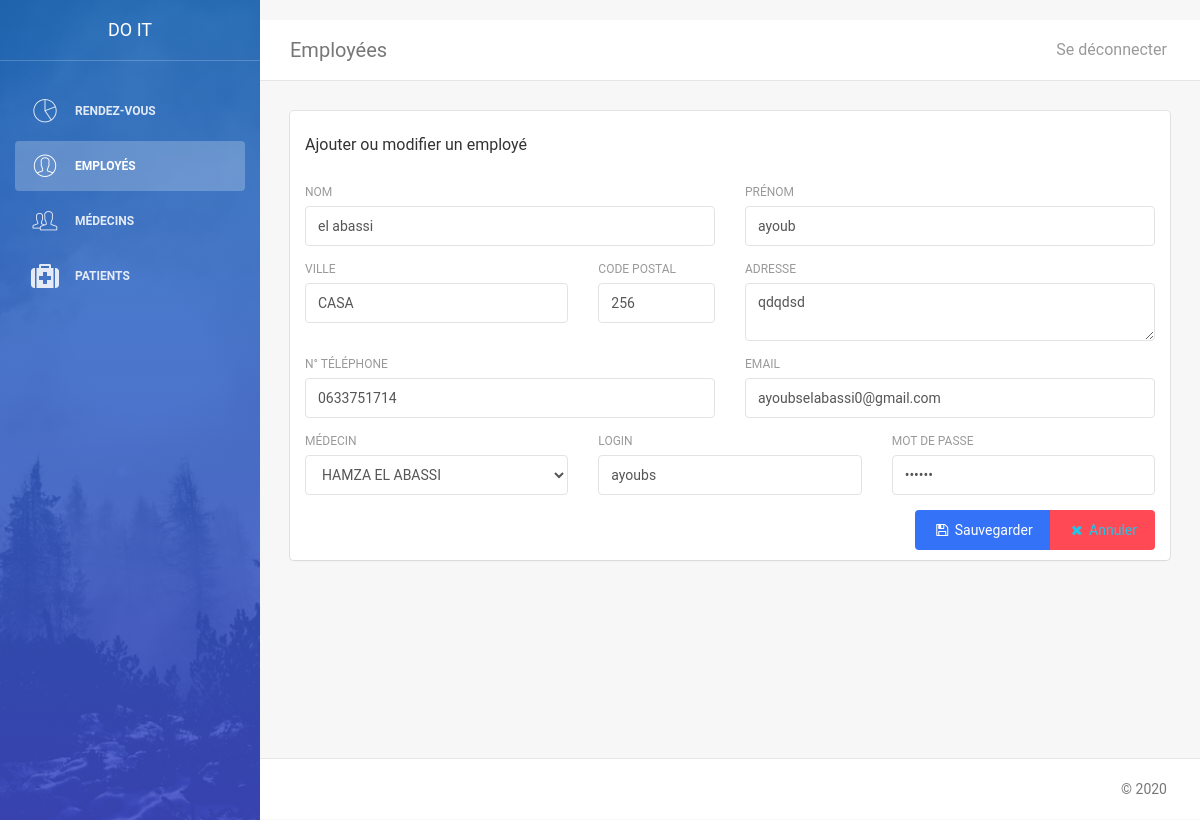
The page /pages/majemployee.php?id=3 (signed in) on the database its author committed.
### tables this page shows
CREATE TABLE IF NOT EXISTS `employee` (
  `id` bigint(20) NOT NULL AUTO_INCREMENT,
  `first_name` varchar(50) NOT NULL,
  `last_name` varchar(50) NOT NULL,
  `email` varchar(100) NOT NULL,
  `address` varchar(255) DEFAULT NULL,
  `phone` varchar(20) DEFAULT NULL,
  `city` varchar(30) DEFAULT NULL,
  `zip` varchar(10) DEFAULT NULL,
  `login` varchar(50) NOT NULL,
  `password` varchar(255) NOT NULL,
  `doctor_fk` bigint(20) DEFAULT NULL,
  PRIMARY KEY (`id`),
  UNIQUE KEY `email` (`email`),
  UNIQUE KEY `login` (`login`),
  KEY `doctor_employee_fk` (`doctor_fk`),
  CONSTRAINT `doctor_employee_fk` FOREIGN KEY (`doctor_fk`) REFERENCES `doctor` (`id`)
);

### utils/DbUtils.php (called while the page is built, shortened)
<?php
class DbUtils
{
    public static function getConnection()
    {
        $con = new PDO("mysql:host=" . AppConstants::$host . ";" . "dbname=" . AppConstants::$database, AppConstants::$username, AppConstants::$password);
        return $con;
    }
    public function executeQuery($query)
    {
        $pdo = self::getConnection();
        return $pdo->query($query);
    }
}

### domain/Doctor.php (called while the page is built, shortened)
<?php
require_once __DIR__ . "/../utils/DbUtils.php";
class Doctor
{
    public static function getAllDoctors()
    {
        $dbUtils = new DbUtils();
        $query = "select * from doctor;";
        $stmt = $dbUtils->executeQuery($query);
        $doctors = [];
        while ($row = $stmt->fetch()) {
            $doctor = new Doctor();
            $doctor->id = $row["id"];
            $doctor->firstName = $row["first_name"];
            $doctor->lastName = $row["last_name"];
            $doctor->email = $row["email"];
            $doctor->phone = $row["phone"];
            $doctor->password = $row["password"];
            $doctor->city = $row["city"];
            $doctor->login = $row["login"];
            $doctor->address = $row["address"];
            $doctor->speciality = $row["speciality"];
            $doctor->zip = $row["zip"];
            $doctors[] = $doctor;
        }
        return $doctors;
    }
}
?>

### domain/Employee.php (called while the page is built, shortened)
<?php
require_once __DIR__ . "/../utils/DbUtils.php";
class Employee
{
    public static function findOneById($id)
    {
        $dbUtils = new DbUtils();
        $query = "select * from employee where id=$id;";
        $stmt = $dbUtils->executeQuery($query);
        $employee = new Employee();
        while ($row = $stmt->fetch()) {
            $employee->id = $row["id"];
            $employee->firstName = $row["first_name"];
            $employee->lastName = $row["last_name"];
            $employee->email = $row["email"];
            $employee->phone = $row["phone"];
            $employee->password = $row["password"];
            $employee->city = $row["city"];
            $employee->login = $row["login"];
            $employee->address = $row["address"];
            $employee->zip = $row["zip"];
            $employee->doctor = $row["doctor_fk"];
        }
        return $employee;
    }
}
?>

### pages/majemployee.php (the view, shortened to what this page needs)
<?php
require_once __DIR__ . "/../domain/Employee.php";
require_once __DIR__ . "/../domain/Doctor.php";
$emp = new Employee();
$doctors = Doctor::getAllDoctors();
if (isset($_POST["ok"])) {
    $emp->firstName = $_POST["firstName"];
    $emp->lastName = $_POST["lastName"];
    $emp->phone = $_POST["phone"];
    $emp->email = $_POST["email"];
    $emp->zip = $_POST["zip"];
    $emp->city = $_POST["city"];
    $emp->address = $_POST["address"];
    $emp->login = $_POST["login"];
    $emp->password = $_POST["password"];
    $emp->doctor = $_POST["doctor"];
    if (isset($_GET["id"])) {
        $emp->id = $_GET["id"];
    }
    $emp->save();
    header("Location:employee.php");
} else {
    if (isset($_GET["id"])) {
        $emp = Employee::findOneById($_GET["id"]);
    }
}
$doctorItems = "";
foreach ($doctors as $doctor) {
    $doctorItems .= "
    <option value='$doctor->id'>$doctor->firstName $doctor->lastName</option>
            ";
}
$content = <<<EOD
<form method="post">
    <div class="row">
        <div class="col-md-12">
            <div class="card">
                <div class="header"><?php echo "hello"; ?>
                    <h5>Ajouter ou modifier un employé</h5>
                </div>
                <div class="content">
                    <div class="row">
                        <div class="col-md-6">
                            <div class="form-group">
                                <label>Nom</label>
                                <input type="text" name="lastName" required class="form-control" value="$emp->lastName">
                            </div>
                        </div>
                        <div class="col-md-6">
                            <div class="form-group">
                                <label>Prénom</label>
                                <input type="text" name="firstName" required class="form-control" value="$emp->firstName">
                            </div>
                        </div>
                        <div class="col-md-4">
                            <div class="form-group">
                                <label>Ville</label>
                                <input type="text" name="city" required class="form-control" value="$emp->city">
                            </div>
                        </div>
                        <div class="col-md-2">
                            <div class="form-group">
                                <label>Code postal</label>
                                <input type="number" name="zip" required class="form-control" value="$emp->zip">
                            </div>
                        </div>
                        <div class="col-md-6">
                            <div class="form-group">
                                <label>Adresse</label>
                                <textarea type="text" name="address" required class="form-control">$emp->address</textarea>
                            </div>
                        </div>
                        <div class="col-md-6">
                            <div class="form-group">
                                <label>N° Téléphone</label>
                                <input type="tel" name="phone" required class="form-control" value="$emp->phone">
                            </div>
                        </div>
                        <div class="col-md-6">
                            <div class="form-group">
                                <label>Email</label>
                                <input type="email" name="email" required class="form-control" value="$emp->email">
                            </div>
                        </div>
                        <div class="col-md-4">
                            <div class="form-group">
                                <label>Médecin</label>
                                <select type="text" name="doctor" class="form-control" >$doctorItems</select>
                            </div>
                        </div>
                        <div class="col-md-4">
                            <div class="form-group">
                                <label>Login</label>
                                <input type="text" name="login" required class="form-control" value="$emp->login">
                            </div>
                        </div>
                        <div class="col-md-4">
                            <div class="form-group">
                                <label>Mot de passe</label>
                                <input type="password" name="password" required class="form-control" value="$emp->password">
                            </div>
                        </div>
                        <div class="col-md-12">
                            <div class="btn-group mx-2 mt-1 mb-1  pull-right">
                                <button class="btn btn-fill btn-primary" name="ok">
                                    <span class="fa fa-save"></span>
                                    <span>Sauvegarder</span>
                                </button>
                                <button type="button" class="btn btn-fill btn-danger">
                                    <a href="employee.php" class=" color-white">
                                        <span class="fa fa-times"></span>
                                        <span>Annuler</span>
                                    </a>
                                </button>
                            </div>
                        </div>
                    </div>
                </div>
            </div>
        </div>
    </div>
</form>
EOD;
include './layout/master.php';
?>

### rows shown on the page
employee: lastName "el abassi", firstName "ayoub", city "CASA", zip "256", address "qdqdsd", phone "0633751714", email "ayoubselabassi0@gmail.com", login "ayoubs"

### other values the page prints
$title "Employées"
form field doctor "HAMZA EL ABASSI"
